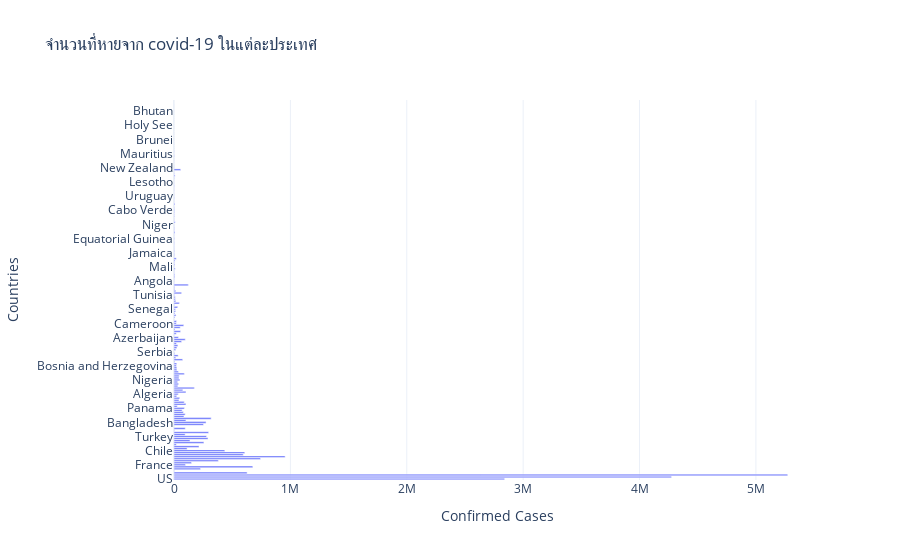

The code cell stored with this chart in its notebook:
### Code cell
fig = go.Figure(go.Bar(
            x=Data_country['recovered'],
            y=Data_country['country'],
            orientation='h'))
fig.update_layout(
    title='จำนวนที่หายจาก covid-19 ในแต่ละประเทศ',
    template='plotly_white',
     xaxis_title="Confirmed Cases",
    yaxis_title="Countries",
)
fig.show()

### Figure 1 — Plotly figure (JSON) as saved in the notebook; plotly's stock layout.template omitted (floating-point values rounded to 4 significant figures; data arrays with more than 128 entries replaced by an {"elided": "..."} marker saying what was removed)
{"data": [{"orientation": "h", "type": "bar", "x": {"elided": "188 int values"}, "y": {"elided": "188 str values"}}], "layout": {"title": {"text": "จำนวนที่หายจาก covid-19 ในแต่ละประเทศ"}, "xaxis": {"title": {"text": "Confirmed Cases"}}, "yaxis": {"title": {"text": "Countries"}}}}
